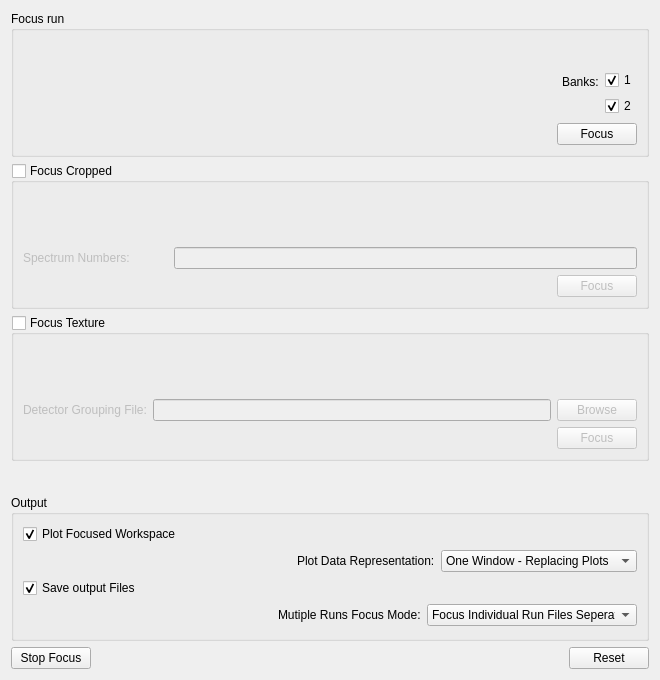
<?xml version="1.0" encoding="UTF-8"?>
<ui version="4.0">
 <class>EnggDiffractionQtTabFocus</class>
 <widget class="QWidget" name="EnggDiffractionQtTabFocus">
  <property name="geometry">
   <rect>
    <x>0</x>
    <y>0</y>
    <width>660</width>
    <height>680</height>
   </rect>
  </property>
  <property name="windowTitle">
   <string>Form</string>
  </property>
  <layout class="QVBoxLayout" name="verticalLayout">
   <item>
    <widget class="QGroupBox" name="groupBox_focus">
     <property name="title">
      <string>Focus run</string>
     </property>
     <layout class="QGridLayout" name="gridLayout">
      <item row="1" column="1" rowspan="2">
       <layout class="QVBoxLayout" name="verticalLayout_4">
        <item>
         <widget class="QCheckBox" name="checkBox_focus_bank1">
          <property name="text">
           <string>1</string>
          </property>
          <property name="checked">
           <bool>true</bool>
          </property>
         </widget>
        </item>
        <item>
         <widget class="QCheckBox" name="checkBox_focus_bank2">
          <property name="text">
           <string>2</string>
          </property>
          <property name="checked">
           <bool>true</bool>
          </property>
         </widget>
        </item>
       </layout>
      </item>
      <item row="1" column="0">
       <layout class="QHBoxLayout" name="horizontalLayout_4">
        <item>
         <spacer name="horizontalSpacer_5">
          <property name="orientation">
           <enum>Qt::Horizontal</enum>
          </property>
          <property name="sizeHint" stdset="0">
           <size>
            <width>298</width>
            <height>20</height>
           </size>
          </property>
         </spacer>
        </item>
        <item>
         <widget class="QLabel" name="label_banks_sel">
          <property name="text">
           <string>Banks:</string>
          </property>
         </widget>
        </item>
       </layout>
      </item>
      <item row="2" column="0">
       <spacer name="verticalSpacer_2">
        <property name="orientation">
         <enum>Qt::Vertical</enum>
        </property>
        <property name="sizeType">
         <enum>QSizePolicy::Maximum</enum>
        </property>
        <property name="sizeHint" stdset="0">
         <size>
          <width>20</width>
          <height>18</height>
         </size>
        </property>
       </spacer>
      </item>
      <item row="3" column="0" colspan="2">
       <layout class="QHBoxLayout" name="horizontalLayout_3">
        <item>
         <spacer name="horizontalSpacer_3">
          <property name="orientation">
           <enum>Qt::Horizontal</enum>
          </property>
          <property name="sizeHint" stdset="0">
           <size>
            <width>238</width>
            <height>20</height>
           </size>
          </property>
         </spacer>
        </item>
        <item>
         <widget class="QPushButton" name="pushButton_focus">
          <property name="text">
           <string>Focus</string>
          </property>
         </widget>
        </item>
       </layout>
      </item>
      <item row="0" column="0" colspan="2">
       <layout class="QHBoxLayout" name="horizontalLayout">
        <item>
         <widget class="QLabel" name="label_run_num">
          <property name="text">
           <string/>
          </property>
         </widget>
        </item>
        <item>
         <spacer name="horizontalSpacer">
          <property name="orientation">
           <enum>Qt::Horizontal</enum>
          </property>
          <property name="sizeHint" stdset="0">
           <size>
            <width>98</width>
            <height>20</height>
           </size>
          </property>
         </spacer>
        </item>
        <item>
         <widget class="MantidQt::MantidWidgets::MWRunFiles" name="MWRunFiles_run_num" native="true">
          <property name="text" stdset="0">
           <string/>
          </property>
          <property name="readOnly" stdset="0">
           <bool>false</bool>
          </property>
          <property name="label" stdset="0">
           <string>Run #:</string>
          </property>
          <property name="multipleFiles" stdset="0">
           <bool>true</bool>
          </property>
         </widget>
        </item>
       </layout>
      </item>
     </layout>
    </widget>
   </item>
   <item>
    <widget class="QGroupBox" name="groupBox_cropped">
     <property name="enabled">
      <bool>true</bool>
     </property>
     <property name="title">
      <string>Focus Cropped</string>
     </property>
     <property name="checkable">
      <bool>true</bool>
     </property>
     <property name="checked">
      <bool>false</bool>
     </property>
     <layout class="QGridLayout" name="gridLayout_5">
      <item row="0" column="0">
       <layout class="QHBoxLayout" name="horizontalLayout_9">
        <item>
         <widget class="QLabel" name="label_cropped_run_num">
          <property name="text">
           <string/>
          </property>
         </widget>
        </item>
        <item>
         <spacer name="horizontalSpacer_7">
          <property name="orientation">
           <enum>Qt::Horizontal</enum>
          </property>
          <property name="sizeHint" stdset="0">
           <size>
            <width>98</width>
            <height>20</height>
           </size>
          </property>
         </spacer>
        </item>
        <item>
         <widget class="MantidQt::MantidWidgets::MWRunFiles" name="MWRunFiles_cropped_run_num" native="true">
          <property name="text" stdset="0">
           <string/>
          </property>
          <property name="readOnly" stdset="0">
           <bool>false</bool>
          </property>
          <property name="label" stdset="0">
           <string>Run #:</string>
          </property>
          <property name="multipleFiles" stdset="0">
           <bool>true</bool>
          </property>
         </widget>
        </item>
       </layout>
      </item>
      <item row="1" column="0">
       <layout class="QHBoxLayout" name="horizontalLayout_10">
        <item>
         <widget class="QLabel" name="label_cropped_spec_nos">
          <property name="text">
           <string>Spectrum Numbers:</string>
          </property>
         </widget>
        </item>
        <item>
         <spacer name="horizontalSpacer_8">
          <property name="orientation">
           <enum>Qt::Horizontal</enum>
          </property>
          <property name="sizeHint" stdset="0">
           <size>
            <width>38</width>
            <height>20</height>
           </size>
          </property>
         </spacer>
        </item>
        <item>
         <widget class="QLineEdit" name="lineEdit_cropped_spec_nos">
          <property name="sizePolicy">
           <sizepolicy hsizetype="Expanding" vsizetype="Fixed">
            <horstretch>1</horstretch>
            <verstretch>0</verstretch>
           </sizepolicy>
          </property>
         </widget>
        </item>
       </layout>
      </item>
      <item row="2" column="0">
       <layout class="QHBoxLayout" name="horizontalLayout_12">
        <item>
         <spacer name="horizontalSpacer_10">
          <property name="orientation">
           <enum>Qt::Horizontal</enum>
          </property>
          <property name="sizeHint" stdset="0">
           <size>
            <width>40</width>
            <height>20</height>
           </size>
          </property>
         </spacer>
        </item>
        <item>
         <widget class="QPushButton" name="pushButton_focus_cropped">
          <property name="text">
           <string>Focus</string>
          </property>
         </widget>
        </item>
       </layout>
      </item>
     </layout>
    </widget>
   </item>
   <item>
    <widget class="QGroupBox" name="groupBox_texture">
     <property name="enabled">
      <bool>true</bool>
     </property>
     <property name="title">
      <string>Focus Texture</string>
     </property>
     <property name="checkable">
      <bool>true</bool>
     </property>
     <property name="checked">
      <bool>false</bool>
     </property>
     <layout class="QGridLayout" name="gridLayout_4">
      <item row="0" column="0">
       <layout class="QHBoxLayout" name="horizontalLayout_7">
        <item>
         <widget class="QLabel" name="label_texture_run_num">
          <property name="text">
           <string/>
          </property>
         </widget>
        </item>
        <item>
         <spacer name="horizontalSpacer_6">
          <property name="orientation">
           <enum>Qt::Horizontal</enum>
          </property>
          <property name="sizeHint" stdset="0">
           <size>
            <width>98</width>
            <height>20</height>
           </size>
          </property>
         </spacer>
        </item>
        <item>
         <widget class="MantidQt::MantidWidgets::MWRunFiles" name="MWRunFiles_texture_run_num" native="true">
          <property name="text" stdset="0">
           <string/>
          </property>
          <property name="readOnly" stdset="0">
           <bool>false</bool>
          </property>
          <property name="label" stdset="0">
           <string>Run #:</string>
          </property>
          <property name="multipleFiles" stdset="0">
           <bool>true</bool>
          </property>
         </widget>
        </item>
       </layout>
      </item>
      <item row="1" column="0">
       <layout class="QHBoxLayout" name="horizontalLayout_8">
        <item>
         <widget class="QLabel" name="label_2">
          <property name="text">
           <string>Detector Grouping File:</string>
          </property>
         </widget>
        </item>
        <item>
         <widget class="QLineEdit" name="lineEdit_texture_grouping_file">
          <property name="sizePolicy">
           <sizepolicy hsizetype="Expanding" vsizetype="Fixed">
            <horstretch>1</horstretch>
            <verstretch>0</verstretch>
           </sizepolicy>
          </property>
          <property name="readOnly">
           <bool>true</bool>
          </property>
         </widget>
        </item>
        <item>
         <widget class="QPushButton" name="pushButton_texture_browse_grouping_file">
          <property name="text">
           <string>Browse</string>
          </property>
         </widget>
        </item>
       </layout>
      </item>
      <item row="2" column="0">
       <layout class="QHBoxLayout" name="horizontalLayout_11">
        <item>
         <spacer name="horizontalSpacer_9">
          <property name="orientation">
           <enum>Qt::Horizontal</enum>
          </property>
          <property name="sizeHint" stdset="0">
           <size>
            <width>40</width>
            <height>20</height>
           </size>
          </property>
         </spacer>
        </item>
        <item>
         <widget class="QPushButton" name="pushButton_focus_texture">
          <property name="text">
           <string>Focus</string>
          </property>
         </widget>
        </item>
       </layout>
      </item>
     </layout>
    </widget>
   </item>
   <item>
    <spacer name="verticalSpacer_3">
     <property name="orientation">
      <enum>Qt::Vertical</enum>
     </property>
     <property name="sizeType">
      <enum>QSizePolicy::Maximum</enum>
     </property>
     <property name="sizeHint" stdset="0">
      <size>
       <width>20</width>
       <height>28</height>
      </size>
     </property>
    </spacer>
   </item>
   <item>
    <widget class="QGroupBox" name="groupBox_focus_output_options">
     <property name="minimumSize">
      <size>
       <width>596</width>
       <height>111</height>
      </size>
     </property>
     <property name="title">
      <string>Output</string>
     </property>
     <layout class="QVBoxLayout" name="verticalLayout_2">
      <item>
       <layout class="QHBoxLayout" name="horizontalLayout_20">
        <item>
         <widget class="QCheckBox" name="checkBox_plot_focused_ws">
          <property name="text">
           <string>Plot Focused Workspace</string>
          </property>
          <property name="checked">
           <bool>true</bool>
          </property>
         </widget>
        </item>
        <item>
         <spacer name="horizontalSpacer_18">
          <property name="orientation">
           <enum>Qt::Horizontal</enum>
          </property>
          <property name="sizeHint" stdset="0">
           <size>
            <width>98</width>
            <height>20</height>
           </size>
          </property>
         </spacer>
        </item>
       </layout>
      </item>
      <item>
       <layout class="QHBoxLayout" name="horizontalLayout_21">
        <item>
         <spacer name="horizontalSpacer_19">
          <property name="orientation">
           <enum>Qt::Horizontal</enum>
          </property>
          <property name="sizeHint" stdset="0">
           <size>
            <width>98</width>
            <height>20</height>
           </size>
          </property>
         </spacer>
        </item>
        <item>
         <widget class="QLabel" name="label_4">
          <property name="text">
           <string>Plot Data Representation:</string>
          </property>
         </widget>
        </item>
        <item>
         <widget class="QComboBox" name="comboBox_PlotData">
          <property name="sizePolicy">
           <sizepolicy hsizetype="Preferred" vsizetype="Fixed">
            <horstretch>0</horstretch>
            <verstretch>0</verstretch>
           </sizepolicy>
          </property>
          <property name="minimumSize">
           <size>
            <width>175</width>
            <height>10</height>
           </size>
          </property>
          <property name="sizeIncrement">
           <size>
            <width>0</width>
            <height>0</height>
           </size>
          </property>
          <property name="baseSize">
           <size>
            <width>0</width>
            <height>0</height>
           </size>
          </property>
          <property name="layoutDirection">
           <enum>Qt::LeftToRight</enum>
          </property>
          <item>
           <property name="text">
            <string>One Window - Replacing Plots</string>
           </property>
          </item>
          <item>
           <property name="text">
            <string>One Window - Waterfall</string>
           </property>
          </item>
          <item>
           <property name="text">
            <string>Multiple Windows</string>
           </property>
          </item>
         </widget>
        </item>
       </layout>
      </item>
      <item>
       <layout class="QHBoxLayout" name="horizontalLayout_22">
        <item>
         <widget class="QCheckBox" name="checkBox_save_output_files">
          <property name="text">
           <string>Save output Files</string>
          </property>
          <property name="checked">
           <bool>true</bool>
          </property>
         </widget>
        </item>
        <item>
         <spacer name="horizontalSpacer_20">
          <property name="orientation">
           <enum>Qt::Horizontal</enum>
          </property>
          <property name="sizeHint" stdset="0">
           <size>
            <width>98</width>
            <height>20</height>
           </size>
          </property>
         </spacer>
        </item>
       </layout>
      </item>
      <item>
       <layout class="QHBoxLayout" name="horizontalLayout_2">
        <item>
         <spacer name="horizontalSpacer_22">
          <property name="orientation">
           <enum>Qt::Horizontal</enum>
          </property>
          <property name="sizeHint" stdset="0">
           <size>
            <width>58</width>
            <height>20</height>
           </size>
          </property>
         </spacer>
        </item>
        <item>
         <widget class="QLabel" name="mutli_run_lbl">
          <property name="text">
           <string>Mutiple Runs Focus Mode:</string>
          </property>
         </widget>
        </item>
        <item>
         <widget class="QComboBox" name="comboBox_Multi_Runs">
          <property name="enabled">
           <bool>true</bool>
          </property>
          <property name="sizePolicy">
           <sizepolicy hsizetype="Preferred" vsizetype="Fixed">
            <horstretch>0</horstretch>
            <verstretch>0</verstretch>
           </sizepolicy>
          </property>
          <property name="minimumSize">
           <size>
            <width>210</width>
            <height>10</height>
           </size>
          </property>
          <property name="maximumSize">
           <size>
            <width>175</width>
            <height>16777215</height>
           </size>
          </property>
          <property name="sizeIncrement">
           <size>
            <width>0</width>
            <height>0</height>
           </size>
          </property>
          <property name="baseSize">
           <size>
            <width>0</width>
            <height>0</height>
           </size>
          </property>
          <property name="layoutDirection">
           <enum>Qt::LeftToRight</enum>
          </property>
          <item>
           <property name="text">
            <string>Focus Individual Run Files Seperately</string>
           </property>
          </item>
          <item>
           <property name="text">
            <string>Focus Sum Of Files</string>
           </property>
          </item>
         </widget>
        </item>
       </layout>
      </item>
     </layout>
    </widget>
   </item>
   <item>
    <layout class="QHBoxLayout" name="horizontalLayout_13">
     <item>
      <widget class="QPushButton" name="pushButton_stop_focus">
       <property name="text">
        <string>Stop Focus</string>
       </property>
      </widget>
     </item>
     <item>
      <spacer name="horizontalSpacer_11">
       <property name="orientation">
        <enum>Qt::Horizontal</enum>
       </property>
       <property name="sizeHint" stdset="0">
        <size>
         <width>188</width>
         <height>20</height>
        </size>
       </property>
      </spacer>
     </item>
     <item>
      <widget class="QPushButton" name="pushButton_reset">
       <property name="text">
        <string>Reset</string>
       </property>
      </widget>
     </item>
    </layout>
   </item>
  </layout>
 </widget>
 <customwidgets>
  <customwidget>
   <class>MantidQt::MantidWidgets::MWRunFiles</class>
   <extends>QWidget</extends>
   <header>MantidQtMantidWidgets/MWRunFiles.h</header>
  </customwidget>
 </customwidgets>
 <resources/>
 <connections/>
</ui>
